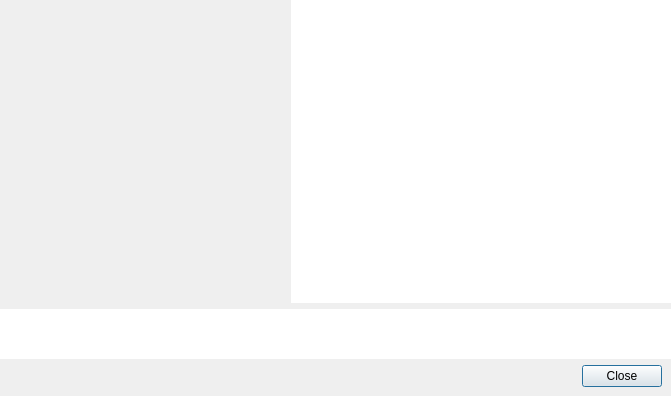
<ui version="4.0">
 <class>qSlicerAboutDialog</class>
 <widget class="QDialog" name="qSlicerAboutDialog">
  <property name="geometry">
   <rect>
    <x>0</x>
    <y>0</y>
    <width>671</width>
    <height>396</height>
   </rect>
  </property>
  <property name="sizePolicy">
   <sizepolicy hsizetype="Preferred" vsizetype="Preferred">
    <horstretch>0</horstretch>
    <verstretch>0</verstretch>
   </sizepolicy>
  </property>
  <property name="windowTitle">
   <string>关于 3D Slicer</string>
  </property>
  <layout class="QGridLayout" name="gridLayout" columnstretch="1,1,0">
   <property name="margin">
    <number>0</number>
   </property>
   <item row="2" column="0" colspan="3">
    <widget class="QTextBrowser" name="SlicerLinksTextBrowser">
     <property name="sizePolicy">
      <sizepolicy hsizetype="Minimum" vsizetype="Preferred">
       <horstretch>0</horstretch>
       <verstretch>0</verstretch>
      </sizepolicy>
     </property>
     <property name="maximumSize">
      <size>
       <width>16777215</width>
       <height>50</height>
      </size>
     </property>
     <property name="frameShape">
      <enum>QFrame::NoFrame</enum>
     </property>
     <property name="verticalScrollBarPolicy">
      <enum>Qt::ScrollBarAlwaysOff</enum>
     </property>
     <property name="horizontalScrollBarPolicy">
      <enum>Qt::ScrollBarAlwaysOff</enum>
     </property>
     <property name="textInteractionFlags">
      <set>Qt::LinksAccessibleByKeyboard|Qt::LinksAccessibleByMouse</set>
     </property>
     <property name="openExternalLinks">
      <bool>true</bool>
     </property>
    </widget>
   </item>
   <item row="0" column="1" colspan="2">
    <widget class="QTextBrowser" name="CreditsTextBrowser">
     <property name="sizePolicy">
      <sizepolicy hsizetype="Expanding" vsizetype="MinimumExpanding">
       <horstretch>0</horstretch>
       <verstretch>0</verstretch>
      </sizepolicy>
     </property>
     <property name="frameShape">
      <enum>QFrame::NoFrame</enum>
     </property>
     <property name="lineWidth">
      <number>0</number>
     </property>
     <property name="verticalScrollBarPolicy">
      <enum>Qt::ScrollBarAsNeeded</enum>
     </property>
     <property name="horizontalScrollBarPolicy">
      <enum>Qt::ScrollBarAsNeeded</enum>
     </property>
     <property name="readOnly">
      <bool>true</bool>
     </property>
     <property name="openExternalLinks">
      <bool>true</bool>
     </property>
    </widget>
   </item>
   <item row="0" column="0">
    <widget class="ctkThumbnailLabel" name="SlicerLabel">
     <property name="minimumSize">
      <size>
       <width>256</width>
       <height>0</height>
      </size>
     </property>
     <property name="textPosition">
      <set>Qt::AlignCenter</set>
     </property>
     <property name="transformationMode">
      <enum>Qt::SmoothTransformation</enum>
     </property>
     <property name="selectedColor">
      <color alpha="0">
       <red>255</red>
       <green>255</green>
       <blue>255</blue>
      </color>
     </property>
    </widget>
   </item>
   <item row="3" column="2">
    <widget class="QWidget" name="ButtonBoxWidget" native="true">
     <layout class="QHBoxLayout" name="ButtonBoxlLayout">
      <property name="leftMargin">
       <number>0</number>
      </property>
      <property name="topMargin">
       <number>0</number>
      </property>
      <item>
       <widget class="QDialogButtonBox" name="ButtonBox">
        <property name="standardButtons">
         <set>QDialogButtonBox::Close</set>
        </property>
       </widget>
      </item>
     </layout>
    </widget>
   </item>
  </layout>
 </widget>
 <customwidgets>
  <customwidget>
   <class>ctkThumbnailLabel</class>
   <extends>QWidget</extends>
   <header>ctkThumbnailLabel.h</header>
  </customwidget>
 </customwidgets>
 <connections />
</ui>
